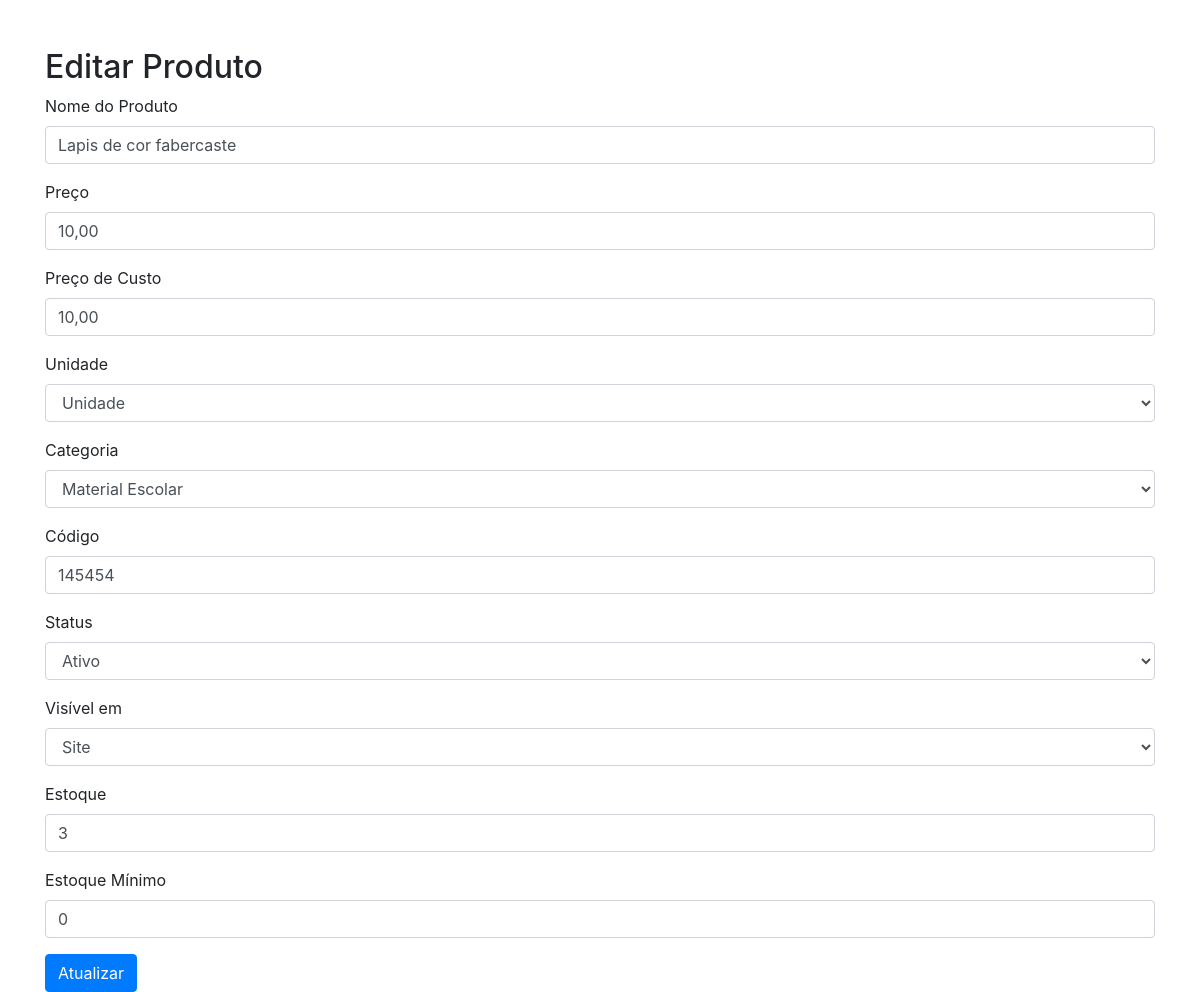
The page /editar_produto.php?id=1 (signed in) on the database its author committed.
### tables this page shows
CREATE TABLE `produtos` (
  `id` int(11) NOT NULL,
  `nome` varchar(100) NOT NULL,
  `preco` decimal(10,2) NOT NULL,
  `preco_custo` decimal(10,2) NOT NULL,
  `unidade` enum('unidade','kilograma','centimetros') NOT NULL,
  `categoria_id` int(11) NOT NULL,
  `codigo` varchar(50) NOT NULL,
  `status` enum('ativo','inativo') NOT NULL,
  `visivel_em` enum('PDV','Site','Ambos') NOT NULL,
  `created_at` timestamp NOT NULL DEFAULT current_timestamp(),
  `estoque` int(11) DEFAULT 0,
  `estoque_minimo` int(11) DEFAULT 0
);

CREATE TABLE `categorias` (
  `id` int(11) NOT NULL,
  `nome` varchar(100) NOT NULL,
  `created_at` timestamp NOT NULL DEFAULT current_timestamp()
);

### editar_produto.php (the view, shortened to what this page needs)
<?php
require 'db.php';
$id = $_GET['id'];
$stmt = $pdo->prepare('SELECT * FROM produtos WHERE id = ?');
$stmt->execute([$id]);
$produto = $stmt->fetch(PDO::FETCH_ASSOC);
$stmt = $pdo->query('SELECT id, nome FROM categorias');
$categorias = $stmt->fetchAll();
?>
<!DOCTYPE html>
<html lang="pt-br">
<head>
    <link rel="stylesheet" href="https://stackpath.bootstrapcdn.com/bootstrap/4.5.2/css/bootstrap.min.css">
</head>
<body>
    <div class="container">
        <h2 class="mt-5">Editar Produto</h2>
        <form method="POST" action="editar_produto.php?id=<?= $id ?>">
            <div class="form-group">
                <label for="nome">Nome do Produto</label>
                <input type="text" name="nome" class="form-control" id="nome" value="<?= $produto['nome'] ?>" required>
            </div>
            <div class="form-group">
                <label for="preco">Preço</label>
                <input type="text" name="preco" class="form-control" id="preco" value="<?= number_format($produto['preco'], 2, ',', '.') ?>" required>
            </div>
            <div class="form-group">
                <label for="preco_custo">Preço de Custo</label>
                <input type="text" name="preco_custo" class="form-control" id="preco_custo" value="<?= number_format($produto['preco_custo'], 2, ',', '.') ?>" required>
            </div>
            <div class="form-group">
                <label for="unidade">Unidade</label>
                <select name="unidade" class="form-control" id="unidade" required>
                    <option value="unidade" <?= $produto['unidade'] == 'unidade' ? 'selected' : '' ?>>Unidade</option>
                </select>
            </div>
            <div class="form-group">
                <label for="categoria_id">Categoria</label>
                <select name="categoria_id" class="form-control" id="categoria_id" required>
                    <?php foreach ($categorias as $categoria): ?>
                        <option value="<?= $categoria['id'] ?>" <?= $produto['categoria_id'] == $categoria['id'] ? 'selected' : '' ?>><?= $categoria['nome'] ?></option>
                    <?php endforeach; ?>
                </select>
            </div>
            <div class="form-group">
                <label for="codigo">Código</label>
                <input type="text" name="codigo" class="form-control" id="codigo" value="<?= $produto['codigo'] ?>" required>
            </div>
            <div class="form-group">
                <label for="status">Status</label>
                <select name="status" class="form-control" id="status" required>
                    <option value="ativo" <?= $produto['status'] == 'ativo' ? 'selected' : '' ?>>Ativo</option>
                </select>
            </div>
            <div class="form-group">
                <label for="visivel_em">Visível em</label>
                <select name="visivel_em" class="form-control" id="visivel_em" required>
                    <option value="Site" <?= $produto['visivel_em'] == 'Site' ? 'selected' : '' ?>>Site</option>
                </select>
            </div>
            <div class="form-group">
                <label for="estoque">Estoque</label>
                <input type="number" name="estoque" class="form-control" id="estoque" value="<?= $produto['estoque'] ?>" required>
            </div>
            <div class="form-group">
                <label for="estoque_minimo">Estoque Mínimo</label>
                <input type="number" name="estoque_minimo" class="form-control" id="estoque_minimo" value="<?= $produto['estoque_minimo'] ?>" required>
            </div>
            <button type="submit" class="btn btn-primary">Atualizar</button>
        </form>
    </div>
</body>
</html>

### rows shown on the page
produtos: nome "Lapis de cor fabercaste", preco "10,00", preco_custo "10,00", unidade "Unidade", categoria_id "Material Escolar", codigo "145454", status "Ativo", visivel_em "Site", estoque "3", estoque_minimo "0"
